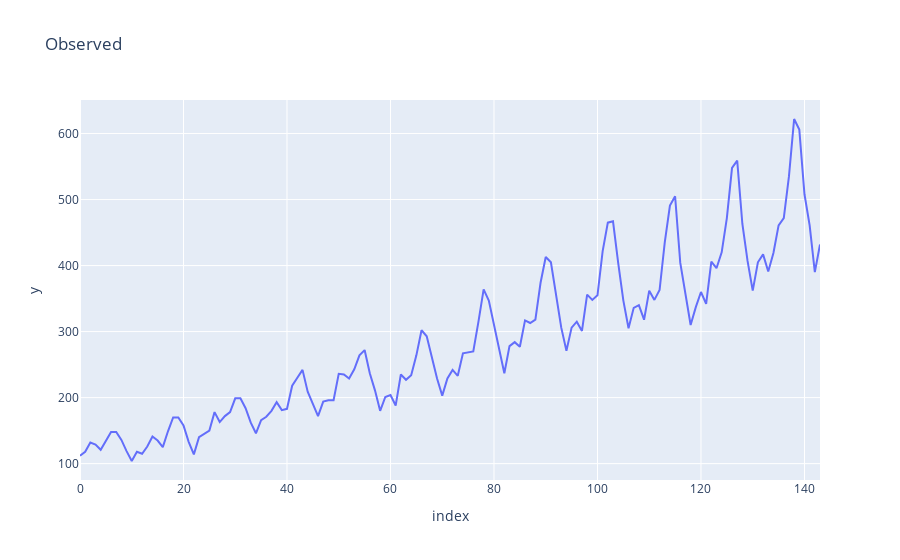

The notebook cell this image was saved under:
### Code cell
# decompose the data
result = seasonal_decompose(df['Number of Passengers'], model='multiplicative', period=12)
result.plot()

# plot in plotly
fig = px.line(result.observed, x=result.observed.index, y=result.observed.values, title='Observed')
# fig = px.line(result.observed, x=df['Date'], y=result.observed.values, title='Observed')
fig.show()

### Figure 1 — Plotly figure (JSON) as saved in the notebook; plotly's stock layout.template omitted (floating-point values rounded to 4 significant figures; data arrays with more than 128 entries replaced by an {"elided": "..."} marker saying what was removed)
{"data": [{"hovertemplate": "index=%{x}<br>y=%{y}<extra></extra>", "legendgroup": "", "line": {"color": "#636efa", "dash": "solid"}, "marker": {"symbol": "circle"}, "mode": "lines", "name": "", "orientation": "v", "showlegend": false, "type": "scatter", "x": {"elided": "144 int values"}, "xaxis": "x", "y": {"elided": "144 float values"}, "yaxis": "y"}], "layout": {"legend": {"tracegroupgap": 0}, "title": {"text": "Observed"}, "xaxis": {"anchor": "y", "domain": [0, 1], "title": {"text": "index"}}, "yaxis": {"anchor": "x", "domain": [0, 1], "title": {"text": "y"}}}}
